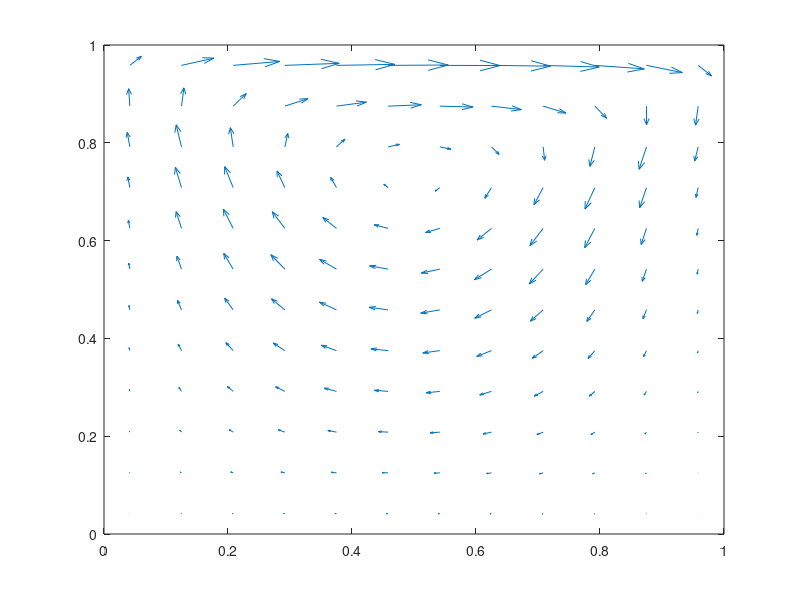
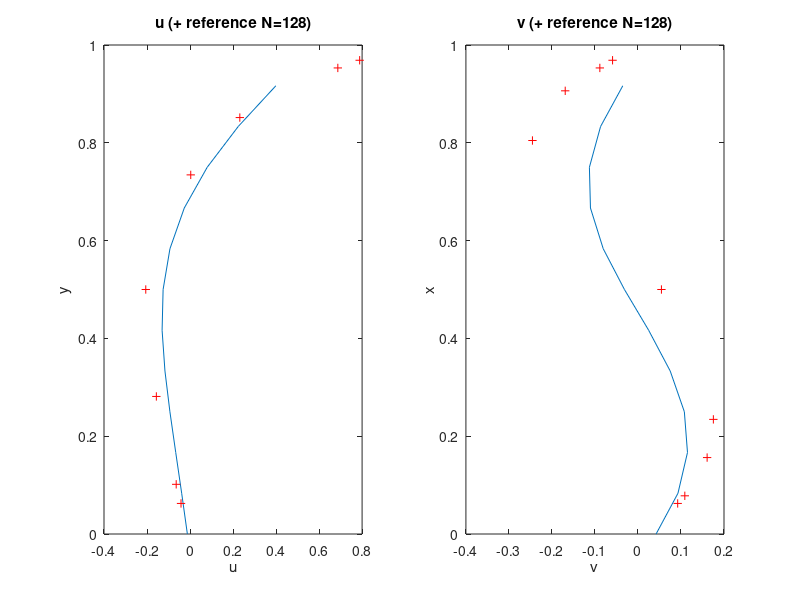

Here is the MATLAB script that generated these plots, in order:
% Lid driven cavity: calculates the steady state flow in a cavity where the top wall slides
% plots the velocity fields and the reference solution by ghia et al. 

clc;
clear;
close all;

Re       = 100;  %Reynolds number
N        = 12;   %Number of volumes in x and y directions
dt       = 0.07; %timestep
Delta    = 1/N;  %disc 
maxIter  = 5000; %max number explicit iterations 
divTol   = 1e-5; %exit if flow divergence is larger than this number
ssTol    = 1e-3; %steady state criteria
rho      = 1;    %density
relaxFac = 0.4;
upwind   = 1;
implicit = 1; 
simple   = 1;   
debug    = 0;

%mesh generation
x = zeros(N+1,1);
for i=1:N+1
    xi = (i-1)*Delta;
    %non-uniform
    %x(i) = 0.5*(1. - cos(pi*xi)); 
    x(i) = (i-1)*Delta;
end

h = zeros(N+2,1);
for i=1:N
    h(i+1) = x(i+1)-x(i);
end

%tangential velocites
for i=1:N+2
    uUP(i) =  1; %punctual velocity 
    uLO(i) =  0;
    vLF(i) =  0; 
    vRH(i) =  0;
end

%set up pressure matrix
OFFSET  = 1;
for i=1:N
    for j=1:N
        k = (i-1)*N + j;
        
        APR=-2*h(i+OFFSET)*dt/((h(j+OFFSET  )+h(j+1+OFFSET))*rho); %u i + 0.5
        BPR=-2*h(i+OFFSET)*dt/((h(j-1+OFFSET)+h(j+OFFSET  ))*rho); %u i - 0.5
        CPR=-2*h(j+OFFSET)*dt/((h(i+OFFSET  )+h(i+1+OFFSET))*rho); %v i + 0.5
        DPR=-2*h(j+OFFSET)*dt/((h(i-1+OFFSET)+h(i+OFFSET  ))*rho); %v i - 0.5
      
        if i == 1
            if j==1
                B(k,3) = -APR-CPR;
                B(k+1,4) = APR;
                B(k+N,5) = CPR;
            elseif j==N
                B(k-1,2) = BPR;
                B(k,3)   = -BPR-CPR;
                B(k+N,5) = CPR;
            else
                B(k-1,2) = BPR;
                B(k,3)   = -APR-BPR-CPR;
                B(k+1,4) = APR;
                B(k+N,5) = CPR;
            end;
        elseif i==N
            if j==1
                B(k-N,1) = DPR;
                B(k,3) = -APR-DPR;
                B(k+1,4) = APR;
            elseif j==N
                B(k-N,1) = DPR;
                B(k-1,2) = BPR;
                B(k,3) = -BPR-DPR;
            else
                B(k-N,1) = DPR;
                B(k-1,2) = BPR;
                B(k,3) = -APR-BPR-DPR;
                B(k+1,4) = APR;
            end
        elseif j == 1
            if ( i > 1 & i < N )
                B(k-N,1) = DPR;
                B(k,3)   = -APR-CPR-DPR;
                B(k+1,4) = APR;
                B(k+N,5) = CPR;
            end
        elseif j == N
            if ( i > 1 & i < N )
                B(k-N,1) = DPR;
                B(k-1,2) = BPR;
                B(k,3)   = -BPR-CPR-DPR;
                B(k+N,5) = CPR;
            end
        else
            B(k-N,1) = DPR;
            B(k-1,2) = BPR;
            B(k,3)   = -APR-BPR-CPR-DPR;
            B(k+1,4) = APR;
            B(k+N,5) = CPR;
        end
    end
end
            
d = [ -N
    -1
    0
    1
    N];

A = spdiags(B,d,N*N,N*N);

%Initialization
iter=0;
udiff=1;
vdiff=1;

pres  = zeros(N,N);
pvec  = zeros(N*N,1);
pc    = zeros(N,N);
pcvec = zeros(N*N,1);
diver = zeros(N,N);
f     = zeros(N*N,1);
Ru    = zeros(N,N+1);
Rv    = zeros(N+1,N);

%hold coefficents for u and v
diagConst      = zeros((N+2)*(N+1),5);
diagConst(:,3) = ones((N+2)*(N+1),1);
diag           = diagConst;
diagPos        = [-(N+2) -1 0 1 (N+2)];
rhsConst       = zeros((N+2)*(N+1),1);
rhs            = rhsConst;
vsol           = zeros((N+2)*(N+1),1);   
vexp           = zeros((N+2)*(N+1),1);  
np_upwind      = zeros(N,1);
n_upwind       = zeros(N,1);
tp_upwind      = zeros(N,1);
t_upwind       = zeros(N,1);
np_upwind(:) =0.5; 
n_upwind(:)  = 0.5;
tp_upwind(:) = 0.5;
t_upwind(:)  = 0.5;
%normal
np_interface = zeros(N,1);
n_interface  = zeros(N,1);
%tangential
tp_interface = zeros(N,1);
t_interface  = zeros(N,1);

u  = zeros(N+2,N+1);
v  = zeros(N+1,N+2);
initval = 0;
if (debug == 1)
u  = ones(N+2,N+1);
v  = ones(N+1,N+2);
initval =1;
end
uold = u; 
vold = v;

% grid terms that do not change
adv          = zeros(N,3);
normalstress = zeros(N,2);
tgstress     = zeros(N,4);
tgstress(:,1) =[1./(Re*h(3:N+1).* (h(2:N)+h(3:N+1)));      0];
tgstress(:,2) =[1./(Re*h(2:N  ).* (h(2:N)+h(3:N+1)));      0];
tgstress(:,3) =[0      ;1./(Re*h(3:N+1).* (h(3:N+1)+h(2:N)))];
tgstress(:,4) =[0      ;1./(Re*h(2:N).* (h(3:N+1)+h(2:N)))  ];
dimedis       = (rho* (h(2:N)+h(3: N+1)))./(2 * dt);
if (~implicit)
dimedis           = -dimedis;
end

for j = 2: N
  adv(j,:) = 0.25 * rho  *[h(j-1)+h(j); h(j)+h(j+1);h(j+1)+h(j+2)];
  normalstress(j,:) = [2/(Re*h(j+1));2/(Re*h(j))];
  diagInd = ((j-1)*(N + 2) + 2) : ((j-1)*(N + 2) + (N+1));
  %set the members that do not change
  diagConst(diagInd-(N+2),1) = - (h(j)+h(j+1)).* tgstress(:,4);
  diagConst(diagInd-1,2)     = - normalstress(j,1);
  diagConst(diagInd,3)       = dimedis(j-1) + normalstress(j,1)+normalstress(j,2) ...
  + (h(j)+h(j+1)).*(tgstress(:,2)+tgstress(:,3));
  diagConst(diagInd+1,4)     =  - normalstress(j,2);
  diagConst(diagInd+(N+2),5) =  - (h(j)+h(j+1)).* tgstress(:,1);
  diagConst(diagInd(1),  3) = diagConst(diagInd(1),  3) + (h(j)+h(j+1))/(Re*(h(2)* h(2)));
  diagConst(diagInd(end),3) = diagConst(diagInd(end),3) + (h(j)+h(j+1))/(Re*h(N+1)*h(N+1));
  %rhs
  rhsConst(diagInd(1)     ) = (h(j)+h(j+1))/(Re*h(2)*h(2)    );
  rhsConst(diagInd(end)   ) = (h(j)+h(j+1))/(Re*h(N+1)*h(N+1));
end

%strat loop to find ss solution
while (udiff>ssTol || vdiff>ssTol)
    %increment iter
    iter=iter+1;
    
    %------------------------------------------------------------------------------%
    % u component -----------------------------------------------------------------%
    %------------------------------------------------------------------------------%
    for j = 2: N
        
        diagInd = ((j-1)*(N + 2) + 2) : ((j-1)*(N + 2) + (N+1));
        
        np_interface   = 0.5 * (uold(2:N+1,j)   + uold(2:N+1,j+1));
        n_interface    = 0.5 * (uold(2:N+1,j-1) + uold(2:N+1,j));
        tp_interface   = 0.5 * (vold(2:N+1,j)   + vold(2:N+1,j+1));
        t_interface    = 0.5 * (vold(1:N,j)     + vold(1:N,j+1));
        
        if (upwind)
        np_upwind        = np_interface > 0;
        n_upwind         = n_interface >  0;
        tp_upwind        = tp_interface > 0;
        t_upwind         = t_interface >  0;
        end
        %All terms by velocity components
        %u(1:N,j)
        diag(diagInd-(N+2),1) = diagConst(diagInd-(N+2),1) -adv(j,2) * (2 * (1 - t_upwind)).*t_interface ;
        
        %u(2:N+1,j-1)
        diag(diagInd-1,2)     = diagConst(diagInd-1,2) - adv(j,1) * (2 * (1 - n_upwind)).*n_interface;
        
        %u(2:N+1,j)
        diag(diagInd,3)       = diagConst(diagInd,3) +  adv(j,2) * ...
            ((2 * np_upwind) .*np_interface ... 
             -(2 * n_upwind) .*n_interface  ...
             +(2 * tp_upwind).*tp_interface ... 
             -(2 * t_upwind) .*t_interface);
        
        %u(2:N+1,j+1)
        diag(diagInd+1,4)     = diagConst(diagInd+1,4) + adv(j,3) * (2 * (1 - np_upwind)).* np_interface;
        
        %u(3:N+2,j)
        diag(diagInd+(N+2),5) = diagConst(diagInd+(N+2),5) + adv(j,2) *(2 * (1 - tp_upwind)).* tp_interface;
        
        %RHS
        rhs(diagInd       ) = (rho*(h(j)+h(j+1))/(2 * dt)) * uold(2:N+1,j)...
            -(pres(:,j)-pres(:,j-1)).*h(2:N+1)...
            +1/Re*(vold(2:N+1,j+1)/h(j+1)-vold(2:N+1,j)/h(j))...
            -1/Re*(vold(1:N  ,j+1)/h(j+1)-vold(1:N,j  )/h(j));
        
        %Apply BC
        rhs(diagInd(1)     ) = rhs(diagInd(1)    )  + rhsConst(diagInd(1)     ) *uLO(j);
        rhs(diagInd(end)   ) = rhs(diagInd(end)  )  + rhsConst(diagInd(end)   ) *uUP(j);
    end
    
    vmat  = spdiags(diag,diagPos,(N+2)*(N+1),(N+2)*(N+1));
    if (implicit)
        %Implicit Euler
        vsol  = vmat\rhs;
        %re-map velocity u
        for j=2:N
            diagInd = ((j-1)*(N + 2) + 2) : ((j-1)*(N + 2) + (N+1));
            u(2:N+1,j) = vsol(diagInd);
        end
    else
        %Explicit Euler
        vsol(:)= initval;
        for j=2:N
            diagInd = ((j-1)*(N + 2) + 2) : ((j-1)*(N + 2) + (N+1));
            vsol(diagInd) = uold(2:N+1,j);
        end
        vexp = vmat*vsol;
        for j = 2: N
            diagInd = ((j-1)*(N + 2) + 2) : ((j-1)*(N + 2) + (N+1));
            Ru(:,j) = vexp(diagInd)...
                -1/Re*(vold(2:N+1,j+1)/h(j+1)-vold(2:N+1,j)/h(j)) +1/Re*(vold(1:N  ,j+1)/h(j+1)-vold(1:N,j  )/h(j));
            %apply BC
            Ru(1,j)    =  Ru(1,j  ) - uLO(j)*(h(j)+h(j+1))/(Re*h(2)  *h(2)  );
            Ru(end,j)  =  Ru(end,j) - uUP(j)*(h(j)+h(j+1))/(Re*h(N+1)*h(N+1));
            Ru(:,j)    =  2 * dt/(rho*(h(j)+h(j+1))) * Ru(:,j);
        end
    end
    if (debug == 1) 
        Ru
        break;
    end
    %------------------------------------------------------------------------------%
    % v component -----------------------------------------------------------------%
    %------------------------------------------------------------------------------%
    for j = 2: N
        
        diagInd = ((j-1)*(N + 2) + 2) : ((j-1)*(N + 2) + (N+1));
        
        np_interface   = 0.5 * (vold(j,2:N+1)   + vold(j+1,2:N+1))';
        n_interface    = 0.5 * (vold(j-1,2:N+1) + vold(j,2:N+1))';
        tp_interface   = 0.5 * (uold(j,2:N+1)   + uold(j+1,2:N+1))';
        t_interface    = 0.5 * (uold(j,1:N)     + uold(j+1,1:N))';
        
        if (upwind)
        np_upwind        = np_interface > 0;
        n_upwind         = n_interface >  0;
        tp_upwind        = tp_interface > 0;
        t_upwind         = t_interface >  0;
        end
        %All terms by velocity components
        %u(1:N,j)
        diag(diagInd-(N+2),1) = diagConst(diagInd-(N+2),1) -adv(j,2) * (2 * (1 - t_upwind)).*t_interface ;
        
        %u(2:N+1,j-1)
        diag(diagInd-1,2)     = diagConst(diagInd-1,2) - adv(j,1) * (2 * (1 - n_upwind)).*n_interface;
        
        %u(2:N+1,j)
        diag(diagInd,3)       = diagConst(diagInd,3) +  adv(j,2) * ...
            ((2 * np_upwind) .*np_interface ... 
             -(2 * n_upwind) .*n_interface  ...
             +(2 * tp_upwind).*tp_interface ... 
             -(2 * t_upwind) .*t_interface);
        
        %u(2:N+1,j+1)
        diag(diagInd+1,4)     = diagConst(diagInd+1,4) + adv(j,3) * (2 * (1 - np_upwind)).* np_interface;
        
        %u(3:N+2,j)
        diag(diagInd+(N+2),5) = diagConst(diagInd+(N+2),5) + adv(j,2) *(2 * (1 - tp_upwind)).* tp_interface;
        
        %RHS
        rhs(diagInd       ) = (rho*(h(j)+h(j+1))/(2 * dt)) * vold(j,2:N+1)'...
            -(pres(j,:)-pres(j-1,:))'.*h(2:N+1)...
            +1/Re*(uold(j+1,2:N+1)/h(j+1)-uold(j,2:N+1)/h(j))'...
            -1/Re*(uold(j+1,1:N  )/h(j+1)-uold(j,1:N  )/h(j))';
        
        %Apply BC
        rhs(diagInd(1)  )    = rhs(diagInd(1)    )  + rhsConst(diagInd(1)     )*vLF(j);
        rhs(diagInd(end)  )  = rhs(diagInd(end)  )  + rhsConst(diagInd(end)   )*vRH(j);
    end
    
    
    vmat  = spdiags(diag,diagPos,(N+2)*(N+1),(N+2)*(N+1));
    if (implicit)
        %Implicit Euler
        vsol  = vmat\rhs;
        %re-map velocity u
        for j=2:N
            diagInd = ((j-1)*(N + 2) + 2) : ((j-1)*(N + 2) + (N+1));
            v(j,2:N+1) = vsol(diagInd);
        end
    else
        %Explicit Euler
        vsol(:)=initval;
        for j=2:N
            diagInd = ((j-1)*(N + 2) + 2) : ((j-1)*(N + 2) + (N+1));
            vsol(diagInd) = vold(j,2:N+1);
        end
        vexp = vmat*vsol;
        for j = 2: N
            diagInd = ((j-1)*(N + 2) + 2) : ((j-1)*(N + 2) + (N+1));
            
            Rv(j,:) = vexp(diagInd)'...
                -1/Re*(uold(j+1,2:N+1)/h(j+1)-uold(j,2:N+1)/h(j))+1/Re*(uold(j+1,1:N)/h(j+1)-uold(j, 1:N )/h(j));
            %apply BC
            Rv(j,1)    =  Rv(j,1  ) - vLF(j)*(h(j)+h(j+1))/(Re*h(2)  *h(2)  );
            Rv(j,end)  =  Rv(j,end) - vRH(j)*(h(j)+h(j+1))/(Re*h(N+1)*h(N+1));
            Rv(j,:)    =   2 * dt/(rho*(h(j)+h(j+1))) * Rv(j,:);
        end
    end
    if (debug == 1) 
        Rv
        break;
    end
    
    if (~simple)
        %--------------------------------------------------------------------------%
        %-Explicit-----------------------------------------------------------------%
        %--------------------------------------------------------------------------%
        fm = (Ru(:,2:N+1) - Ru(:,1:N)) + (Rv(2:N+1,:) - Rv(1:N,:));
        f= zeros(N,1);
        for i=1:N
            for j=1:N
                k = (i-1)*N + j;
                f(k) = fm(i,j);
            end
        end
        
        % %  The folloing statment solves the Poisson equation for the pressure
        p= A\f;
        
        % %   In the next lines the presssure solution is placed in the computational domain
        
        for i=1:N
            for j=1:N
                k = (i-1)*N + j;
                pres(i,j)= p(k);
            end
        end
        
        % %
        % %  Having obtained the pressure we can update the velocity field:
        % %
        for j = 2: N
            u(2:N+1,j) =  - 2 * dt/(rho*(h(j)+h(j+1))) *(pres(:,j)-pres(:,j-1)).*h(2:N+1)  - Ru(:,j)  ;
        end
        for i = 2: N
            v(i,2:N+1) =  - 2 * dt/(rho*(h(i)+h(i+1))) *(pres(i,:)-pres(i-1,:)).*h(2:N+1)' - Rv(i,:)  ;
        end
        
    else
        %--------------------------------------------------------------------------%
        %-Simple: Semi Implicit (predictor-corrector)------------------------------%
        %--------------------------------------------------------------------------%
        diver = (u(2:N+1,2:N+1) -u(2:N+1,1:N)) + (v(2:N+1,2:N+1) - v(1:N,2:N+1));
        
        for i=1:N
            for j=1:N
                k = (i-1)*N + j;
                f(k) = -diver(i,j);
            end
        end
        
        pcvec= A\f;
        
        for i=1:N
            for j=1:N
                k = (i-1)*N + j;
                pc(i,j)= pcvec(k);
            end
        end
        
        % step 4: update the velocities with the pressure correction
        for j = 2: N
            u(2:N+1,j) =  u(2:N+1,j) -  2 * dt/(rho*(h(j)+h(j+1))) *(pc(:,j)-pc(:,j-1)).*h(2:N+1);
        end
        for i = 2: N
            v(i,2:N+1) =  v(i,2:N+1) -  2 * dt/(rho*(h(i)+h(i+1))) *(pc(i,:)-pc(i-1,:)).*h(2:N+1)';
        end
        pres = pres + relaxFac * pc;
        
    end
    
    %Check convergenge
    %check 3
    diver = (u(2:N+1,2:N+1) -u(2:N+1,1:N)) + (v(2:N+1,2:N+1) - v(1:N,2:N+1));
    maxdiv = max(max(abs(diver)));
    
    %check if we need to exit the loop
    udiff = max(max(abs(u-uold)))/(dt*(max(max(abs(u)))));
    vdiff = max(max(abs(v-vold)))/(dt*(max(max(abs(v)))));
    
    %exit if needed
    if (maxdiv>divTol)
        ['exiting bcs max diver is ' num2str(maxdiv) ' at iter ' num2str(iter) ' and rhs sum is ' num2str(sum(f)) ]
        break;
    elseif (iter>maxIter)
        [' max iterations reached!' ]
        break;
    end
    %update for next iteration
    uold=u;
    vold=v;
end

%print iteration
['iter ' num2str(iter) ' divergence ' num2str(maxdiv)]

%plot velocity vectors
 xc = zeros(N,N);
 yc = zeros(N,N);
 uc = zeros(N,N);
 vc = zeros(N,N);
 for i=1:N
     xc(:,i) = x(i)+h(i+1)/2;
     yc(i,:) = x(i)+h(i+1)/2;
     uc(:,i) = (u(2:N+1,i) + u(2:N+1,i+1))./2;
     vc(i,:) = (v(i,2:N+1) + v(i+1,2:N+1))./2;
 end
 quiver(xc,yc,uc,vc);

%plot reference (ghia et al. 1982, High-Re Solutions for Incompressible Flow
%Using the Navier-Stokes Equations and a
%Multigrid Method, pg 398): velocity values (+) and obtained solution
figure
subplot(1,2,1); 
plot(u(2:N+1,N/2+1),x(1:end-1));
hold on
ugRe100=[ 
0.06250 -0.04192, 
0.1016  -0.06434, 
0.2813  -0.15662,
0.5000  -0.20581,
0.7344   0.00332,
0.9531   0.68717, 
0.8516   0.2315, 
0.9688   0.78871];
plot(ugRe100(:,2),ugRe100(:,1),'+r');
title('u (+ reference N=128)');xlabel('u'); ylabel('y');


subplot(1,2,2); 
plot(v(N/2+1,2:N+1),x(1:end-1));
hold on
ygRe100=[ 
0.06250   0.09233,
0.0781    0.10890,
0.1563    0.16077,
0.2344    0.17527,
0.5000    0.05454, 
0.8047   -0.24533,
0.9063   -0.16914,
0.9531   -0.08864,
0.9688   -0.05906
];
plot(ygRe100(:,2),ygRe100(:,1),'+r');

title('v (+ reference N=128)');xlabel('v'); ylabel('x');